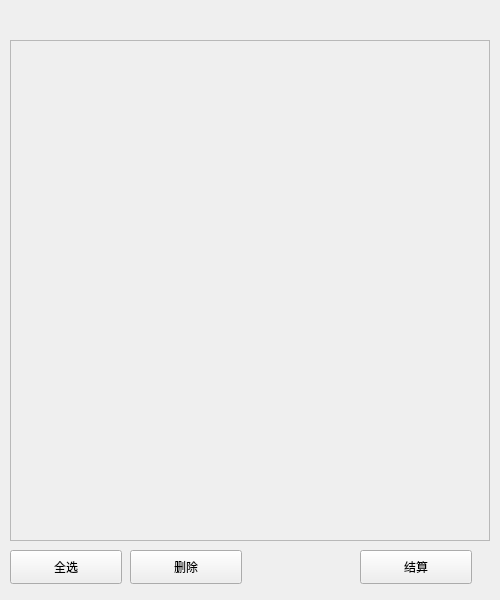
<?xml version="1.0" encoding="UTF-8"?>
<ui version="4.0">
 <class>Chart</class>
 <widget class="QWidget" name="Chart">
  <property name="geometry">
   <rect>
    <x>0</x>
    <y>0</y>
    <width>500</width>
    <height>600</height>
   </rect>
  </property>
  <property name="windowTitle">
   <string>Form</string>
  </property>
  <widget class="QPushButton" name="pushButton">
   <property name="geometry">
    <rect>
     <x>360</x>
     <y>550</y>
     <width>112</width>
     <height>34</height>
    </rect>
   </property>
   <property name="text">
    <string>结算</string>
   </property>
  </widget>
  <widget class="QScrollArea" name="scrollArea">
   <property name="geometry">
    <rect>
     <x>10</x>
     <y>40</y>
     <width>480</width>
     <height>501</height>
    </rect>
   </property>
   <property name="widgetResizable">
    <bool>true</bool>
   </property>
   <widget class="QWidget" name="scrollAreaWidgetContents">
    <property name="geometry">
     <rect>
      <x>0</x>
      <y>0</y>
      <width>478</width>
      <height>499</height>
     </rect>
    </property>
   </widget>
  </widget>
  <widget class="QPushButton" name="btn_selectAll">
   <property name="geometry">
    <rect>
     <x>10</x>
     <y>550</y>
     <width>112</width>
     <height>34</height>
    </rect>
   </property>
   <property name="text">
    <string>全选</string>
   </property>
  </widget>
  <widget class="QPushButton" name="btn_delete">
   <property name="geometry">
    <rect>
     <x>130</x>
     <y>550</y>
     <width>112</width>
     <height>34</height>
    </rect>
   </property>
   <property name="text">
    <string>删除</string>
   </property>
  </widget>
 </widget>
 <resources/>
 <connections/>
</ui>
